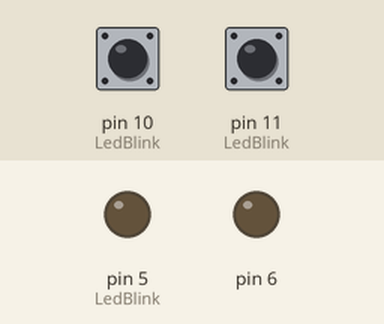
This sketch was run on a simulated Arduino Uno, built with avr-gcc and run on an emulated ATmega328P. Shown: output pins drawn as LEDs (lit = HIGH). The test bench sets the inputs (shaded band); at power-on: pin 11 (LedBlink) HIGH, pin 10 (LedBlink) HIGH. Random numbers use the default seed unless the sketch sets one; what the sketch prints to the serial monitor is not drawn.

Above: at 1.2 s.
1.3 s: pin 11 (LedBlink) pulled LOW for 0.15 s
At 1.37 s:
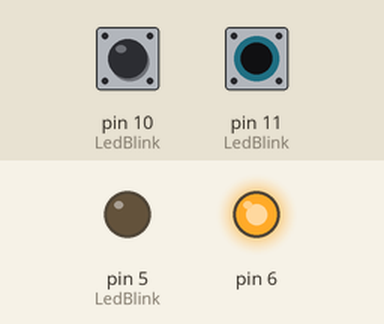
2.9 s: pin 10 (LedBlink) pulled LOW for 0.15 s
At 2.97 s:
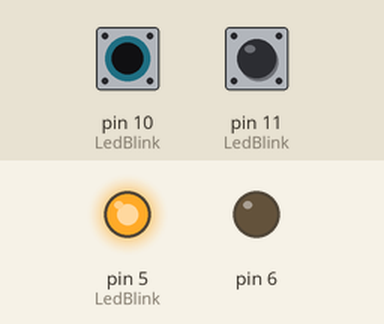
4.5 s: pin 10 (LedBlink) pulled LOW for 3.2 s
At 8.1 s:
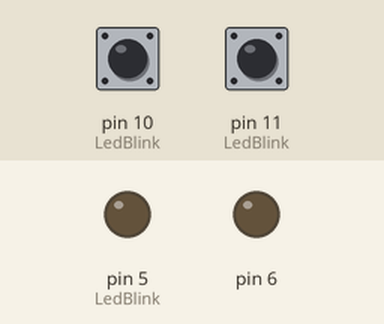
9.2 s: pin 11 (LedBlink) pulled LOW for 3.2 s
At 10.4 s:
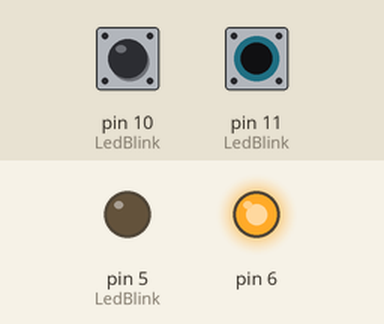
13.9 s: pin 10 (LedBlink) driven LOW and pin 11 (LedBlink) driven LOW
At 14.4 s:
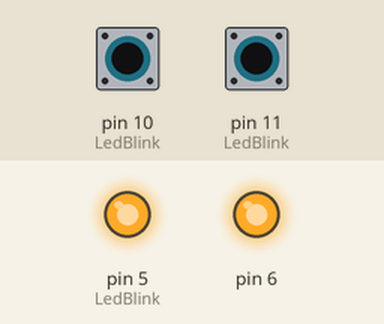
16.9 s: pin 10 (LedBlink) driven HIGH
Timing chart, 0 to 20.0 s (numbered marks = the images above; inputs shaded):
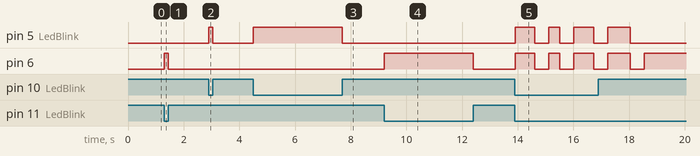

The sketch:

week9partA.ino
```cpp
unsigned long long debounceTimer = 0;
bool lock = true;

void setup() {
  Serial.begin(9600);
  DDRB &= ~_BV(2) | ~_BV(3);  //pinMode(D10D11, INPUT);
  PORTB |= _BV(2) | _BV(3);   //enabling the pullup resistor
  DDRD |= _BV(5) | _BV(6);    //pinMode(D5D6, OUTPUT);
  debounceTimer = millis();
}

void LedBlink(bool *btnOneState, bool *btnTwoState)
{
  while (*btnTwoState == 0 && *btnOneState == 0)
  {
    *btnOneState = (PINB & _BV(2)) >> 2;
    *btnTwoState = (PINB & _BV(3)) >> 3;
    PORTD |= _BV(5) | _BV(6);
    delay(random(50,1000));           //LEDs blinking every 500 millisec
    PORTD &= ~_BV(5) & ~_BV(6);       //with an alternating pattern
    delay(500);
  }
  PORTD &= ~_BV(5) & ~_BV(6);         //making sure they are off, not needed
}

void loop() {
  if (millis() - debounceTimer < 50)  //Debounce method, executes code every 50 milliseconds
  {                                   //Average "bouncing period" is between 5-20 milliseconds,
    return;                           //but for the sake of sureness, I make it run every 50.
  }                                   //An alternative is to check the button state 20 millisec
  else                                //after the initial state check.
  {
    debounceTimer = millis();
  }
  bool btnOneState = (PINB & _BV(2)) >> 2; // returns 0 if pressed /pullup resistor/
  bool btnTwoState = (PINB & _BV(3)) >> 3; // returns 0 if pressed /pullup resistor/

  if (btnOneState == 0 && btnTwoState != 0)
  {
    PORTD |= _BV(5);
    return;
  }
  else
  {
    PORTD &= ~_BV(5);
  }

  if (btnTwoState == 0 && btnOneState != 0)
  {
    PORTD |= _BV(6);
    if (lock)
    {
      Serial.print(F("Hello World!"));
      lock = false;
    }
    return;
  }
  else
  {
    PORTD &= ~_BV(6);
    lock = true;
  }
  LedBlink(&btnOneState, &btnTwoState);
}
```

Measured:
- after the input at 1.3 s, pin 6: LOW → HIGH at once, → LOW 0.15 s later
- after the input at 2.9 s, pin 5 (LedBlink): LOW → HIGH at once, → LOW 0.15 s later
- after the input at 4.5 s, pin 5 (LedBlink): LOW → HIGH at once, → LOW 3.2 s later
- after the input at 9.2 s, pin 6: LOW → HIGH at once, → LOW 3.2 s later
- after the input at 13.9 s, pin 5 (LedBlink), pin 6: goes HIGH 0.71 s, LOW 0.50 s, HIGH 0.40 s, LOW 0.50 s, HIGH 0.72 s, then LOW, starting at once
